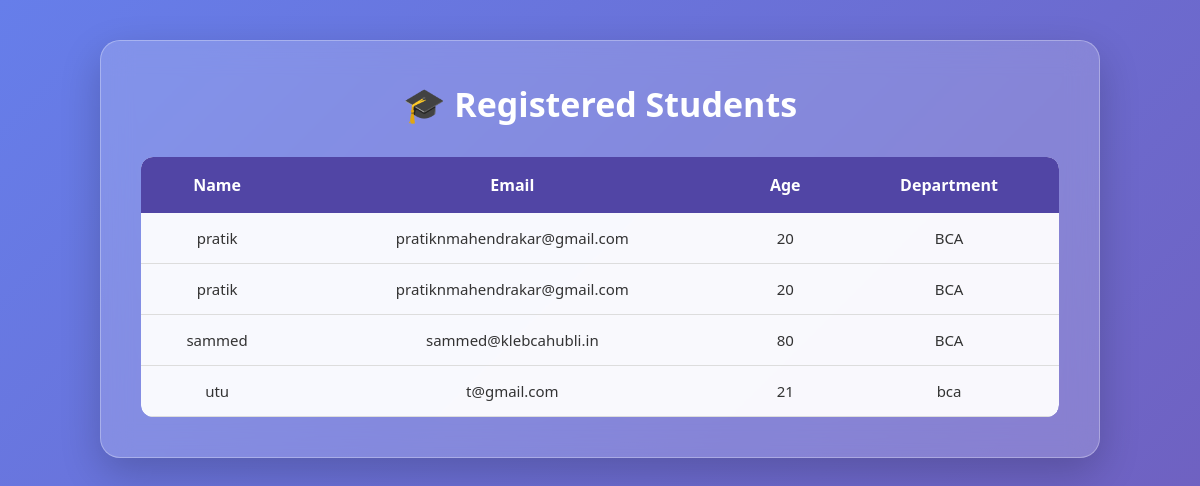
The page /student_list/ on the database its author committed.
### students/models.py (models this page shows, shortened)
class Student(models.Model):
    name=models.CharField(max_length=100)
    email=models.EmailField()
    age=models.IntegerField()
    department = models.CharField(max_length=100)

### students/views.py (the view)
# urls.py: path('student_list/', views.student_list, name='student_list'),
def student_list(request):
    students = Student.objects.all()
    return render(
        request,
        'students/student_list.html',
        {'students': students}
    )

### students/templates/students/student_list.html (shortened to what this page needs)
<!DOCTYPE html>
<html lang="en">
<head>
</head>
<body>
<div class="container">
    <h2>🎓 Registered Students</h2>
    <div class="table-wrapper">
        <table>
            <thead>
                <tr>
                    <th>Name</th>
                    <th>Email</th>
                    <th>Age</th>
                    <th>Department</th>
                </tr>
            </thead>
            <tbody>
                {% for student in students %}
                <tr>
                    <td>{{ student.name }}</td>
                    <td>{{ student.email }}</td>
                    <td>{{ student.age }}</td>
                    <td>{{ student.department }}</td>
                </tr>
                {% empty %}
                <tr>
                    <td colspan="4" class="empty">
                        No students found 😔
                    </td>
                </tr>
                {% endfor %}
            </tbody>
        </table>
    </div>
</div>
</body>
</html>

### students/templates/students/student_list.html (style rules this page uses)
* { margin: 0; padding: 0; box-sizing: border-box; font-family: 'Segoe UI', sans-serif; }
body { min-height: 100vh; padding: 40px 15px; background: linear-gradient(135deg, #667eea, #764ba2, #6dd5ed); background-size: 300% 300%; animation: gradient 10s ease infinite; }
.container { width: min(100%, 1000px); margin: auto; padding: clamp(20px, 5vw, 40px); background: rgba(255,255,255,0.18); backdrop-filter: blur(15px); border: 1px solid rgba(255,255,255,0.3); border-radius: 20px; box-shadow: 0 15px 40px rgba(0,0,0,0.2); animation: appear 0.9s ease; }
h2 { text-align: center; color: white; font-size: clamp(23px, 4vw, 34px); margin-bottom: 30px; }
.table-wrapper { width: 100%; overflow-x: auto; border-radius: 12px; }
table { width: 100%; min-width: 550px; border-collapse: collapse; background: rgba(255,255,255,0.95); border-radius: 12px; overflow: hidden; }
th { background: #5145a5; color: white; padding: 17px; font-size: clamp(13px, 2vw, 16px); }
td { padding: 15px; text-align: center; color: #333; font-size: clamp(12px, 1.8vw, 15px); border-bottom: 1px solid #ddd; }
tr { transition: 0.3s; }

### rows shown on the page
Student: name "pratik", email "pratiknmahendrakar@gmail.com", age "20", department "BCA"
Student: name "pratik", email "pratiknmahendrakar@gmail.com", age "20", department "BCA"
Student: name "sammed", email "sammed@klebcahubli.in", age "80", department "BCA"
Student: name "utu", email "t@gmail.com", age "21", department "bca"
